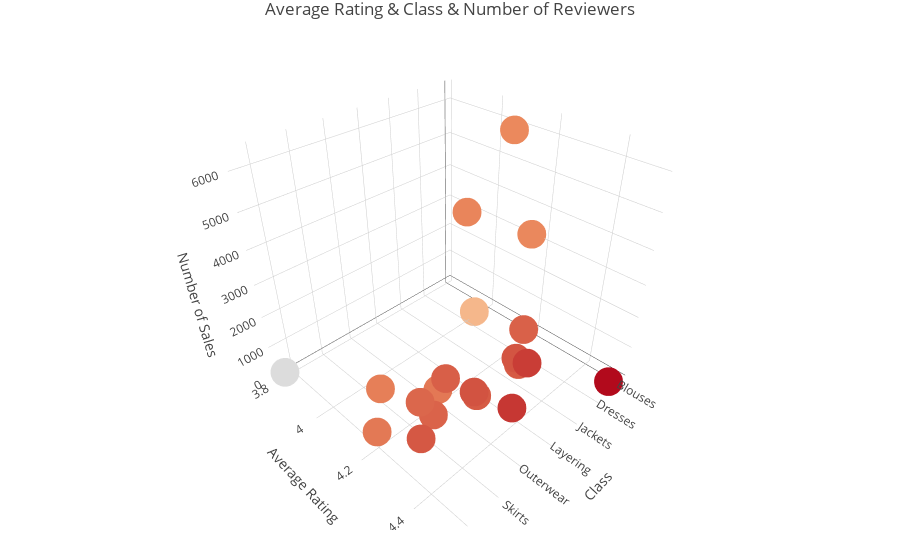

Notebook cell for this chart:
### Markdown cell above
Most of the ratings are positive and the average rating between the classes is almost similar. On the other hand, when we look at ages, average age does not change significantly change according to the rating. Still average age changes slightly between class names except casual bottoms.

### Code cell
cv = df['Class Name'].value_counts()

trace = go.Scatter3d( x = avgdf1.index,
                      y = avgdf1['Rating'],
                      z = cv[avgdf1.index],
                      mode = 'markers',
                      marker = dict(size=10,color=avgdf1['Rating']),
                      hoverinfo ="text",
                      text="Class: "+avgdf1.index+" \ Average Rating: "+avgdf1['Rating'].map(' {:,.2f}'.format).apply(str)+" \ Number of Reviewers: "+cv[avgdf1.index].apply(str)
                      )

data = [trace]
layout = go.Layout(title="Average Rating & Class & Number of Reviewers",
                   scene = dict(
                    xaxis = dict(title='Class'),
                    yaxis = dict(title='Average Rating'),
                    zaxis = dict(title='Number of Sales'),),
                   margin = dict(l=30, r=30, b=30, t=30))
fig = go.Figure(data=data, layout=layout)
py.iplot(fig)
plt.savefig('3D_Scatter.png')

### Figure 1 — Plotly figure (JSON) as saved in the notebook; plotly's stock layout.template omitted (floating-point values rounded to 4 significant figures)
{"data": [{"hoverinfo": "text", "marker": {"color": [4.154, 4.5, 4, 4.151, 4.261, 4.279, 4.295, 4.361, 4.162, 4.377, 4.279, 4.301, 4.198, 4.266, 4.256, 4.246, 4.285, 4.179, 4.197, 3.815], "size": 10}, "mode": "markers", "text": ["Class: Blouses \\ Average Rating:  4.15 \\ Number of Reviewers: 3097", "Class: Casual bottoms \\ Average Rating:  4.50 \\ Number of Reviewers: 2", "Class: Chemises \\ Average Rating:  4.00 \\ Number of Reviewers: 1", "Class: Dresses \\ Average Rating:  4.15 \\ Number of Reviewers: 6319", "Class: Fine gauge \\ Average Rating:  4.26 \\ Number of Reviewers: 1100", "Class: Intimates \\ Average Rating:  4.28 \\ Number of Reviewers: 154", "Class: Jackets \\ Average Rating:  4.30 \\ Number of Reviewers: 704", "Class: Jeans \\ Average Rating:  4.36 \\ Number of Reviewers: 1147", "Class: Knits \\ Average Rating:  4.16 \\ Number of Reviewers: 4843", "Class: Layering \\ Average Rating:  4.38 \\ Number of Reviewers: 146", "Class: Legwear \\ Average Rating:  4.28 \\ Number of Reviewers: 165", "Class: Lounge \\ Average Rating:  4.30 \\ Number of Reviewers: 691", "Class: Outerwear \\ Average Rating:  4.20 \\ Number of Reviewers: 328", "Class: Pants \\ Average Rating:  4.27 \\ Number of Reviewers: 1388", "Class: Shorts \\ Average Rating:  4.26 \\ Number of Reviewers: 317", "Class: Skirts \\ Average Rating:  4.25 \\ Number of Reviewers: 945", "Class: Sleep \\ Average Rating:  4.29 \\ Number of Reviewers: 228", "Class: Sweaters \\ Average Rating:  4.18 \\ Number of Reviewers: 1428", "Class: Swim \\ Average Rating:  4.20 \\ Number of Reviewers: 350", "Class: Trend \\ Average Rating:  3.82 \\ Number of Reviewers: 119"], "type": "scatter3d", "uid": "54b3bd0a-80d8-4783-b57a-806451adc49a", "x": ["Blouses", "Casual bottoms", "Chemises", "Dresses", "Fine gauge", "Intimates", "Jackets", "Jeans", "Knits", "Layering", "Legwear", "Lounge", "Outerwear", "Pants", "Shorts", "Skirts", "Sleep", "Sweaters", "Swim", "Trend"], "y": [4.154, 4.5, 4, 4.151, 4.261, 4.279, 4.295, 4.361, 4.162, 4.377, 4.279, 4.301, 4.198, 4.266, 4.256, 4.246, 4.285, 4.179, 4.197, 3.815], "z": [3097, 2, 1, 6319, 1100, 154, 704, 1147, 4843, 146, 165, 691, 328, 1388, 317, 945, 228, 1428, 350, 119]}], "layout": {"margin": {"b": 30, "l": 30, "r": 30, "t": 30}, "scene": {"xaxis": {"title": {"text": "Class"}}, "yaxis": {"title": {"text": "Average Rating"}}, "zaxis": {"title": {"text": "Number of Sales"}}}, "title": {"text": "Average Rating & Class & Number of Reviewers"}}}
